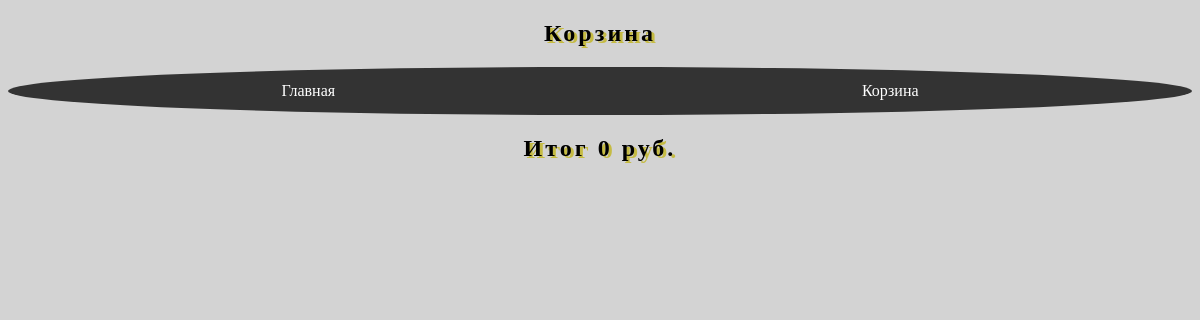
Before: /cart/ with the older database file.
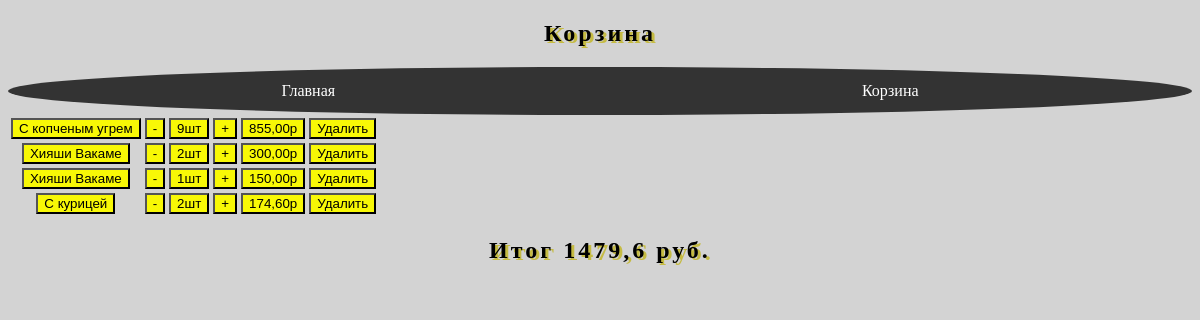
After: the same page with the newer database file.
### app/models.py (models this page shows, shortened)
class Cart(models.Model):
    tovar = models.ForeignKey(Tovar, on_delete=models.CASCADE)
    count = models.IntegerField()
    summa = models.DecimalField(decimal_places=2, max_digits=8)
    user = models.ForeignKey(User, on_delete=models.CASCADE, null=True, blank=True)
    def calcSumma(self):
        return self.count*(self.tovar.price - self.tovar.discount/100*self.tovar.price)

class Tovar(models.Model):
    name = models.CharField(max_length=50, verbose_name='Название товара')
    price = models.IntegerField(verbose_name='Цена')
    image = models.CharField(max_length=1000, verbose_name='Картинка')
    discount = models.FloatField(default=0, verbose_name='Скидка')

### app/views.py (the view)
# urls.py: path('cart/', views.toCart, name='tocart'),
def toCart(req):
    items = Cart.objects.all()
    total = 0
    for i in items:
        total += i.calcSumma()
    total = round(total, 2)
    data = {'tovari': items, 'total': total}
    return render(req,'cart.html', data)

### templates/cart.html (shortened to what this page needs)
<!DOCTYPE html>
{% load static %}
<html lang="en">
<head>
    <link rel="stylesheet" href="{% static '1.css' %}">
</head>
<body>
     <h2>Корзина</h2>
     <header>
          <a href="{% url 'home' %}">Главная</a>
          <a href="{% url 'tocart' %}">Корзина</a>
     </header>
     <table>
         {% for one in tovari %}
             <tr>
                <td>
                   <button>{{ one.tovar.name }}</button>
                </td>
                <td><a href="{% url 'count' -1 one.id %}">
                    <button> - </button>
                </a></td>
                <td>
                    <button>{{ one.count }}шт</button>
                </td>
                 <td><a href="{% url 'count' 1 one.id %}">
                    <button> + </button>
                 </a></td>
                 <td>
                     <button>{{ one.summa }}р</button>
                 </td>
                 <td><a href="{% url 'delete' one.id %}">
                     <button>Удалить</button>
                 </a></td>
             </tr>
         {% endfor %}
     </table>
     <h2>Итог {{ total }} руб.</h2>
</body>
</html>

### app/static/1.css (style rules this page uses)
body { text-align: center; background-color: lightgray; background-repeat: no-repeat; background-size: cover; background-attachment: fixed; background-image: url('https://img.freepik.com/premium-psd/the-word-shop-on-a-white-background_860028-28.jpg'); }
header { background-color: #333; padding: 10px; display: flex; justify-content: space-around; border-radius: 50%; }
header a { color: #fff; text-decoration: none; padding: 5px 10px; border-radius: 5px; }
button,p { background-color: #f8f806; }
h2 { text-shadow: 3px 2px #c5bb43; letter-spacing: 3px; }

Changed rows visible on the page:
added Cart: tovar.name "С копченым угрем", count "9", summa "855,00"
added Cart: tovar.name "Хияши Вакаме", count "2", summa "300,00"
added Cart: tovar.name "Хияши Вакаме", count "1", summa "150,00"
added Cart: tovar.name "С курицей", count "2", summa "174,60"
Other visible differences:
{{ total }}: "0" → "1479,6"
